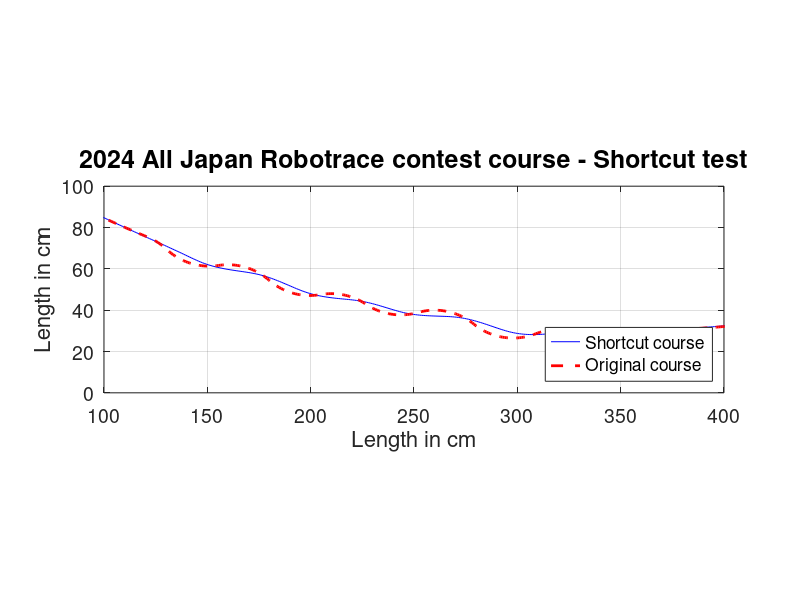

Source code (MATLAB):
load AllJapanRobotrace2024.mat

dSize = max(size(xyCourse));
fxyCourse = zeros(dSize, 2);
fxyCourse(1,:) = xyCourse(1,:);

a = 0.95;
for i = 2:dSize
    fxyCourse(i,1) = a*fxyCourse(i-1,1) + (1-a)*xyCourse(i,1);
    fxyCourse(i,2) = a*fxyCourse(i-1,2) + (1-a)*xyCourse(i,2);
end;

f2 = figure(2);
set(f2, 'color', 'white');
plot(fxyCourse(:,1), fxyCourse(:,2),'b', xyCourse(:,1), xyCourse(:,2),'r--', 'LineWidth',2);grid;
legend('Shortcut course','Original course', 'FontSize',14, 'Location', 'southeast');
% hold;
% plot(xyCourse(:,1), xyCourse(:,2),'r', 'LineWidth',1);hold
axis([100 400 0 100]); 
% axis([0 955 0 370]); 
set(gca,'DataAspectRatio',[1 1 1]);
set(gca,'FontSize',14);
title('2024 All Japan Robotrace contest course - Shortcut test', 'fontsize',18);
xlabel('Length in cm', 'fontsize',16);
ylabel('Length in cm', 'fontsize',16);